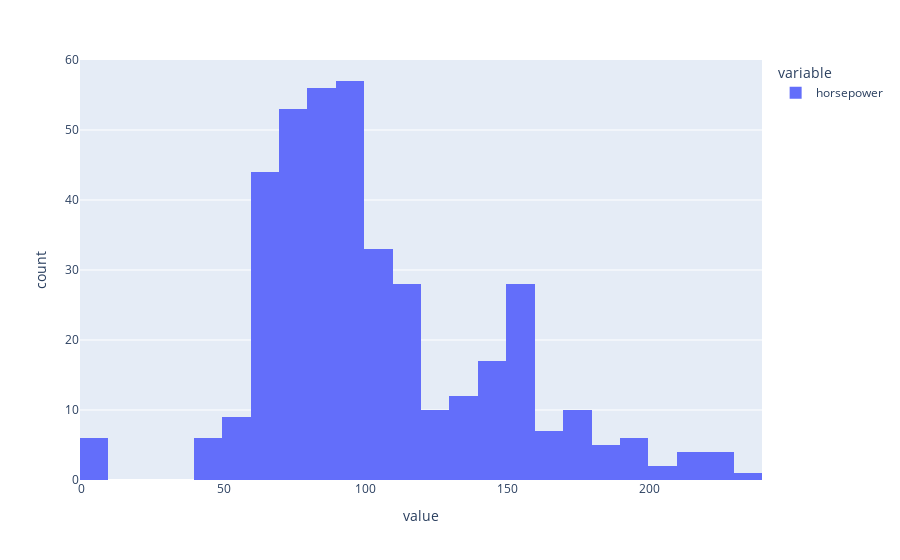

Here is the notebook cell this chart was saved with:
### Markdown cell above
Now plot a histogram with the variable(s) in question.

### Code cell
px.histogram(dataframe['horsepower'])

#<xml xmlns="https://developers.google.com/blockly/xml"><variables><variable id="zZmWV$gHDceKnNTL0qJD">px</variable><variable id="/z]X|sEpLfH7ip{3^4{[">dataframe</variable></variables><block type="varDoMethod" id=";3XBa2S8*(1iI?altE[v" x="-115" y="207"><mutation items="1"></mutation><field name="VAR" id="zZmWV$gHDceKnNTL0qJD">px</field><field name="MEMBER">histogram</field><data>px:histogram</data><value name="ADD0"><block type="indexer" id="ZQGGecy}9v^qC^zH#438"><field name="VAR" id="/z]X|sEpLfH7ip{3^4{[">dataframe</field><value name="INDEX"><block type="text" id=":5!?d_2r8:.l]OVh|M|M"><field name="TEXT">horsepower</field></block></value></block></value></block></xml>

### Figure 1 — Plotly figure (JSON) as saved in the notebook; plotly's stock layout.template omitted (floating-point values rounded to 4 significant figures; data arrays with more than 128 entries replaced by an {"elided": "..."} marker saying what was removed)
{"data": [{"bingroup": "x", "hovertemplate": "variable=horsepower<br>value=%{x}<br>count=%{y}<extra></extra>", "legendgroup": "horsepower", "marker": {"color": "#636efa", "pattern": {"shape": ""}}, "name": "horsepower", "orientation": "v", "showlegend": true, "type": "histogram", "x": {"elided": "398 int values"}, "xaxis": "x", "yaxis": "y"}], "layout": {"barmode": "relative", "legend": {"title": {"text": "variable"}, "tracegroupgap": 0}, "margin": {"t": 60}, "xaxis": {"anchor": "y", "domain": [0, 1], "title": {"text": "value"}}, "yaxis": {"anchor": "x", "domain": [0, 1], "title": {"text": "count"}}}}
